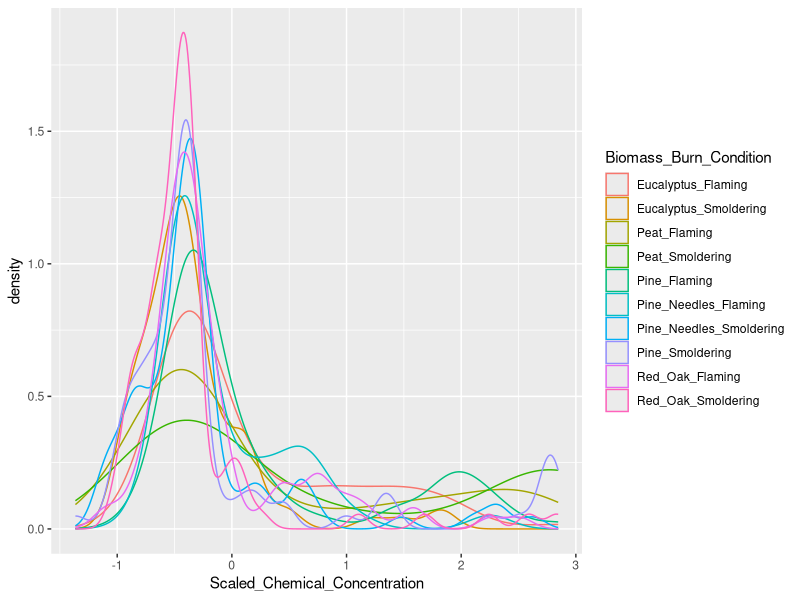
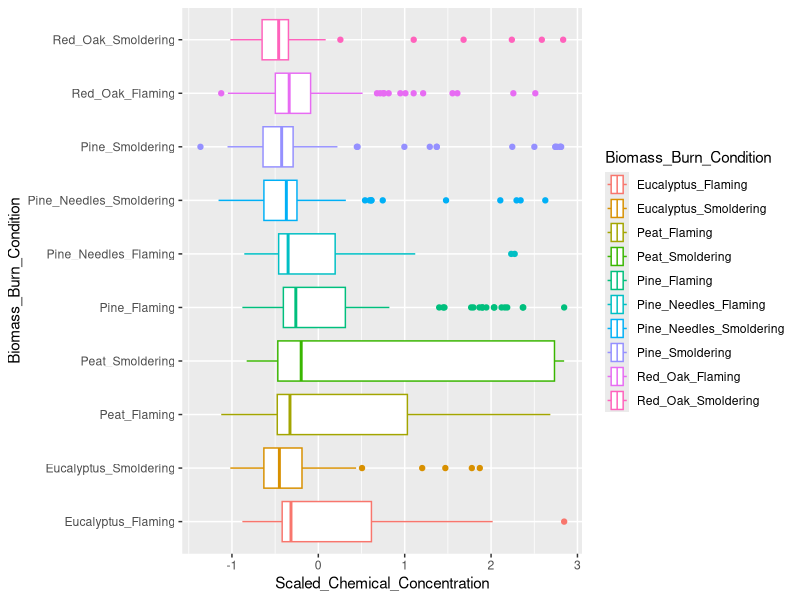
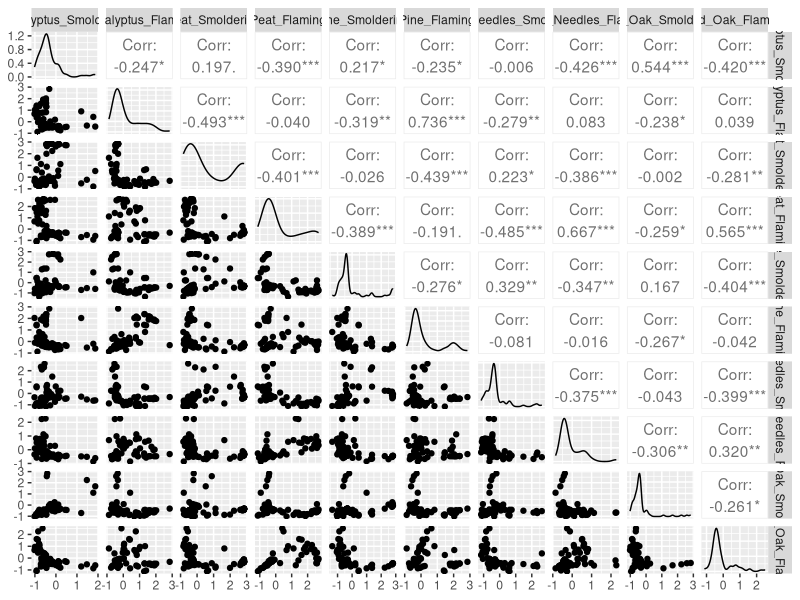
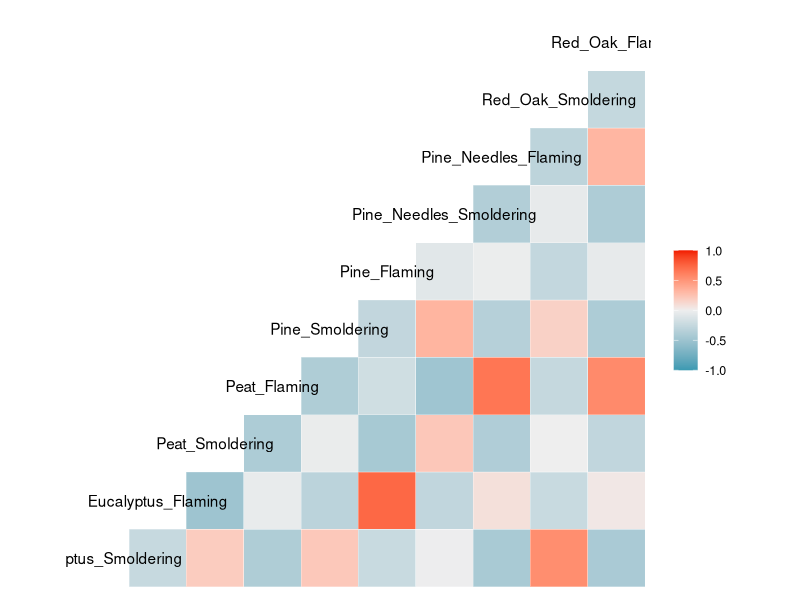
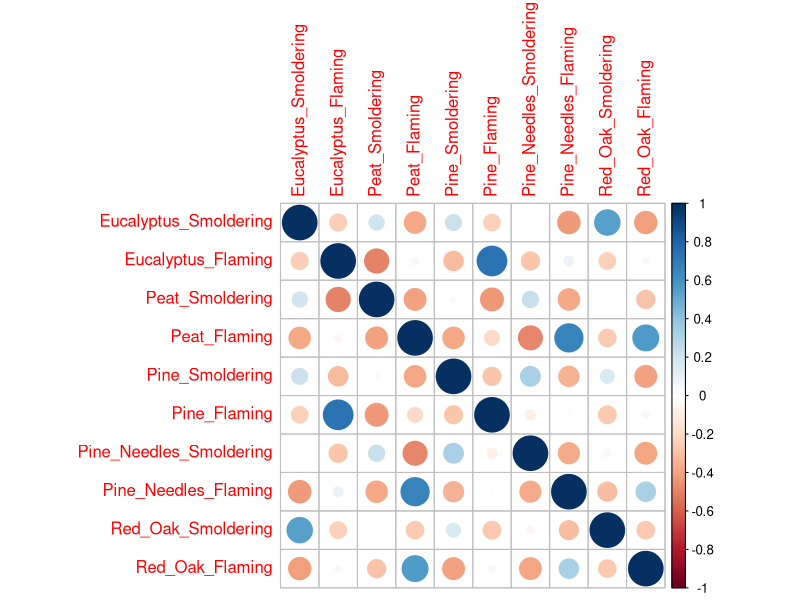
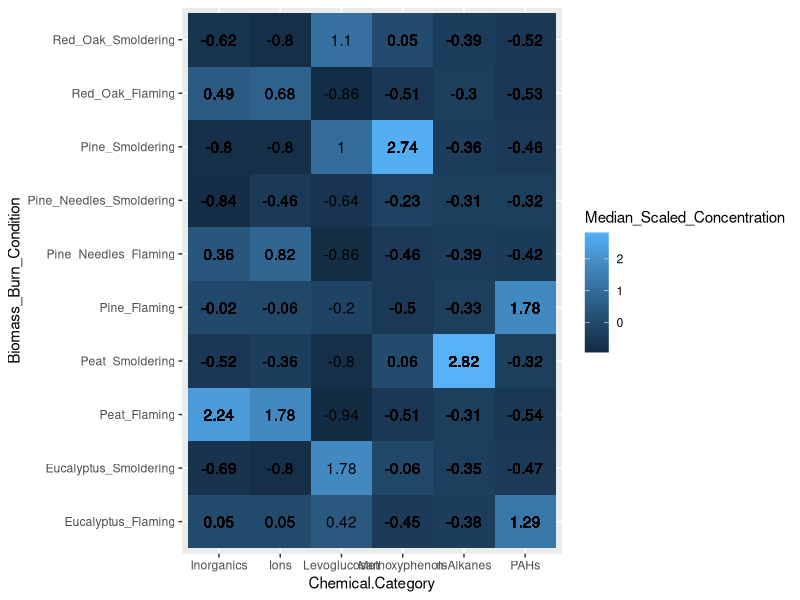
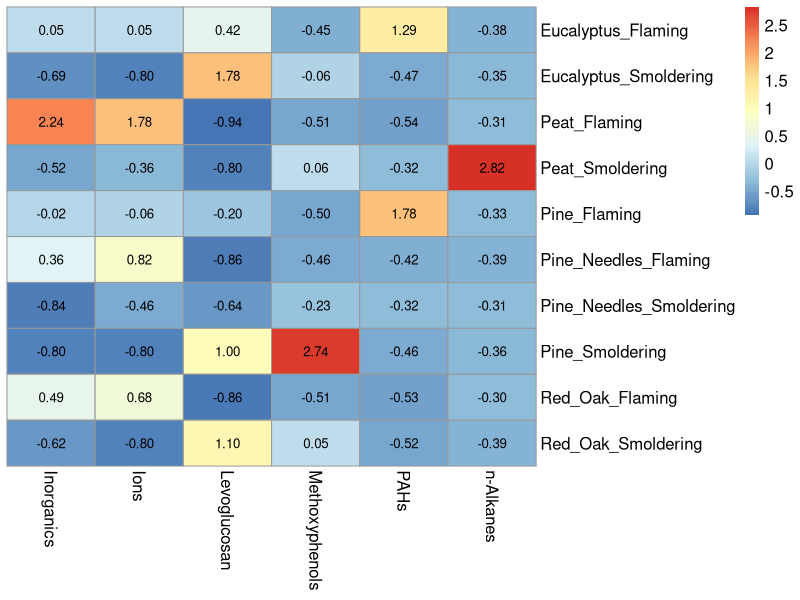

Reproduce these figures in R, in order. (Note: this script raises an error after producing the figures.)
## ---- chunk 1
rm(list=ls())
## ---- chunk 2
if (!requireNamespace("GGally"))
  install.packages("GGally");
if (!requireNamespace("corrplot"))
  install.packages("corrplot");
if (!requireNamespace("pheatmap"))
  install.packages("pheatmap");
## ---- chunk 3
library(tidyverse)
library(GGally)
library(corrplot)
library(reshape2)
library(pheatmap)
## ---- chunk 4
# Load the data
smoke_data <- read.csv("Module3_1_Input/Module3_1_InputData.csv")

# View the top of the dataset
head(smoke_data) 
## ---- chunk 5
longer_smoke_data = pivot_longer(smoke_data, cols = 4:13, names_to = "Biomass_Burn_Condition", 
                                 values_to = "Chemical_Concentration")

head(longer_smoke_data)
## ---- chunk 6
scaled_longer_smoke_data = longer_smoke_data %>%
    # scaling within each chemical
    group_by(Chemical) %>%
    mutate(Scaled_Chemical_Concentration = scale(Chemical_Concentration)) %>%
    ungroup()

head(scaled_longer_smoke_data) # see the new scaled values now in the last column (column 7)
## ---- chunk 7
ggplot(scaled_longer_smoke_data, aes(x = Scaled_Chemical_Concentration, color = Biomass_Burn_Condition)) + 
  geom_density()
## ---- chunk 8
ggplot(scaled_longer_smoke_data, aes(x = Scaled_Chemical_Concentration, y = Biomass_Burn_Condition, 
                                     color = Biomass_Burn_Condition)) + 
  geom_boxplot()
## ---- chunk 9
# first selecting the chemical, biomass burn condition, and 
# the scaled chemical concentration columns
wide_scaled_data = scaled_longer_smoke_data %>%
    pivot_wider(id_cols = Chemical, names_from = "Biomass_Burn_Condition", 
                               values_from = "Scaled_Chemical_Concentration") %>%
    # converting the chemical names to row names
    column_to_rownames(var = "Chemical")

head(wide_scaled_data)
## ---- chunk 10

# ggpairs with Pearson's correlations
wide_scaled_data = data.frame(as.matrix(wide_scaled_data))
ggpairs(wide_scaled_data)

# ggpairs with Spearman's correlations
# pearson_correlations = cor(wide_scaled_data, method = "spearman")
# ggpairs(wide_scaled_data, upper = list(continuous = wrap(ggally_cor, method = "spearman")))
## ---- chunk 11
# Pearson's correlations
ggcorr(wide_scaled_data)

# Spearman's correlations
# ggcorr(wide_scaled_data, method = "spearman")
## ---- chunk 12
# Need to supply corrplot with a correlation matrix, here, using the 'cor' function
corrplot(cor(wide_scaled_data))
## ---- chunk 13
# We'll find the median value and add that data to the dataframe as an additional column
heatmap_df = scaled_longer_smoke_data %>%
    group_by(Biomass_Burn_Condition, Chemical.Category) %>%
    mutate(Median_Scaled_Concentration = median(Scaled_Chemical_Concentration))

head(heatmap_df)
## ---- chunk 14
ggplot(data = heatmap_df, aes(x = Chemical.Category, y = Biomass_Burn_Condition,
                                           fill = Median_Scaled_Concentration)) + 
  geom_tile() + # function used to specify a heatmap for ggplot
  geom_text(aes(label = round(Median_Scaled_Concentration, 2))) # adding concentration values as text, rounding to two values after the decimal
## ---- chunk 15
heatmap_df2 = scaled_longer_smoke_data %>%
    group_by(Biomass_Burn_Condition, Chemical.Category) %>%
    # using the summarize function instead of mutate function as was done previously since we only need the median values now
    summarize(Median_Scaled_Concentration = median(Scaled_Chemical_Concentration)) %>%
    # transforming the data to a wide format
    pivot_wider(id_cols = Biomass_Burn_Condition, names_from = "Chemical.Category", 
                               values_from = "Median_Scaled_Concentration") %>%
    # converting the chemical names to row names
    column_to_rownames(var = "Biomass_Burn_Condition")

head(heatmap_df2)
## ---- chunk 16
pheatmap(heatmap_df2, 
        # removing the clustering option from both rows and columns
        cluster_rows = FALSE, cluster_cols = FALSE,
        # adding the values for each cell, making those values black, and changing the font size
        display_numbers = TRUE, number_color = "black", fontsize = 12) 
## ---- chunk 17
knitr::include_graphics("Module3_1_Input/Module3_1_Image1.png")
